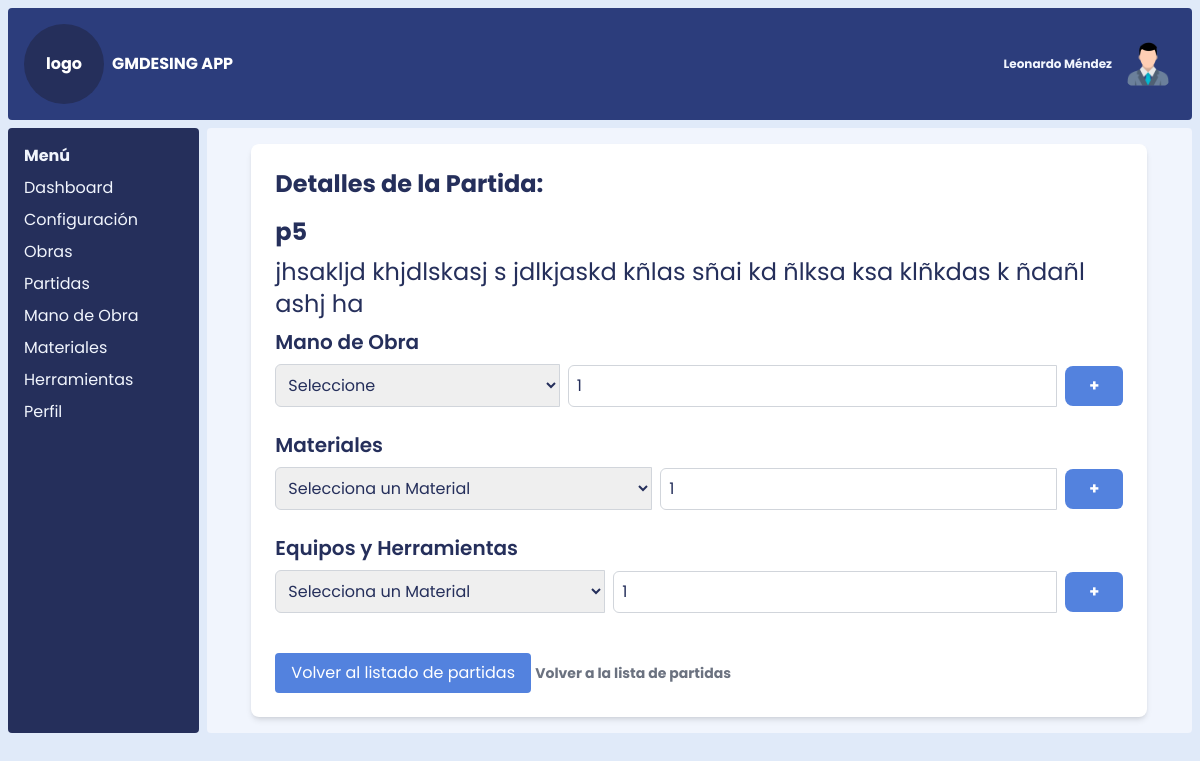
The page /ver_partida/5 on the database as committed earlier.
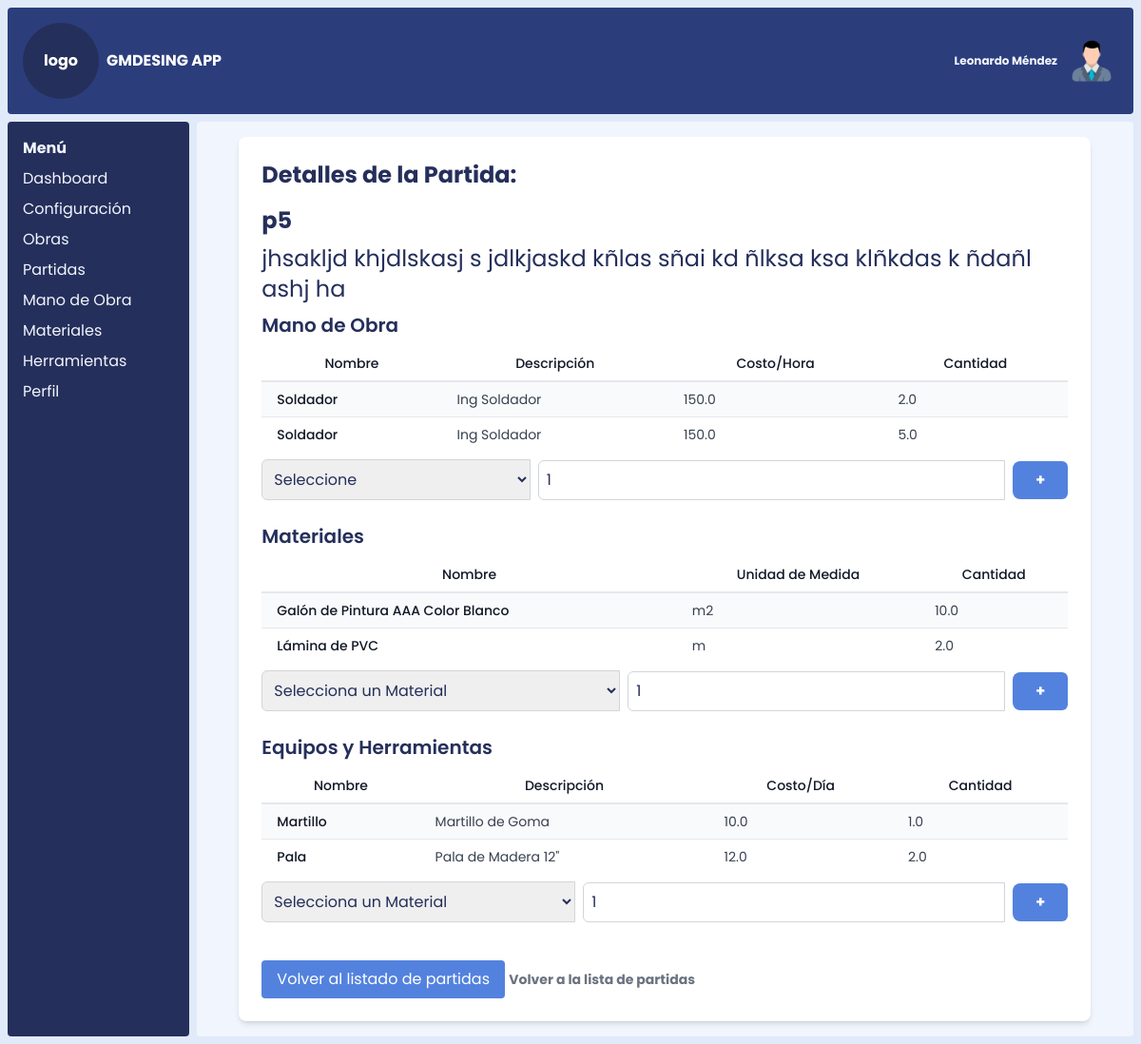
The same page on the database as committed later.
### models.py (models this page shows, shortened)
class Partida(db.Model):
    __tablename__ = 'partida'
    id_partida = db.Column(db.Integer, primary_key=True)
    nombre_partida = db.Column(db.String(100), nullable=False)
    descripcion_partida = db.Column(db.Text)
    unidad_medida_id = db.Column(
        db.Integer,
        db.ForeignKey('unidad_medida.id_unidad_medida', name='fk_partida_unidad_medida')
    )
    rendimiento = db.Column(db.Integer)
    obras = db.relationship('ObraPartida', back_populates='partida', lazy='dynamic')  # Relación con Obras
    mano_de_obra = db.relationship('PartidasManoDeObra', backref='partida', lazy=True)
    herramientas = db.relationship('PartidasHerramientas', backref='partida', lazy=True)
    materiales = db.relationship('PartidasMateriales', backref='partida', lazy=True)
    unidad_medida = db.relationship('UnidadMedida', backref='partidas')

class PartidasManoDeObra(db.Model):
    __tablename__ = 'partidas_mano_de_obra'
    id = db.Column(db.Integer, primary_key=True)
    id_partida = db.Column(db.Integer, db.ForeignKey('partida.id_partida', name='fk_partidas_mano_de_obra_partida'), nullable=False)
    id_mano_de_obra = db.Column(db.Integer, db.ForeignKey('mano_de_obra.id_mano_de_obra', name='fk_partidas_mano_de_obra_mano_de_obra'), nullable=False)
    cantidad = db.Column(db.Float)

class ManoDeObra(db.Model):
    __tablename__ = 'mano_de_obra'
    id_mano_de_obra = db.Column(db.Integer, primary_key=True)
    nombre_mano_de_obra = db.Column(db.String(100), nullable=False)
    descripcion_mano_de_obra = db.Column(db.Text)
    costo_hora = db.Column(db.Float)
    partidas_mano_de_obra = db.relationship('PartidasManoDeObra', backref='mano_de_obra')

class PartidasMateriales(db.Model):
    __tablename__ = 'partidas_materiales'
    id = db.Column(db.Integer, primary_key=True)
    id_partida = db.Column(db.Integer, db.ForeignKey('partida.id_partida', name='fk_partidas_materiales_partida'), nullable=False)
    id_material = db.Column(db.Integer, db.ForeignKey('material.id_material', name='fk_partidas_materiales_material'), nullable=False)
    cantidad = db.Column(db.Float)

class Material(db.Model):
    __tablename__ = 'material'
    id_material = db.Column(db.Integer, primary_key=True)
    nombre_material = db.Column(db.String(100), nullable=False)
    descripcion_material = db.Column(db.Text)
    unidad_medida_id = db.Column(
        db.Integer,
        db.ForeignKey('unidad_medida.id_unidad_medida', name='fk_material_unidad_medida'),
        nullable=False
    )
    precio_unitario = db.Column(db.Float)
    fecha_registro = db.Column(db.Date)
    unidad_medida = db.relationship('UnidadMedida', backref='materiales')
    partidas_materiales = db.relationship('PartidasMateriales', backref='material')

class UnidadMedida(db.Model):
    __tablename__ = 'unidad_medida'
    id_unidad_medida = db.Column(db.Integer, primary_key=True)
    nombre_unidad_medida = db.Column(db.String(100), nullable=False)

class PartidasHerramientas(db.Model):
    __tablename__ = 'partidas_herramientas'
    id = db.Column(db.Integer, primary_key=True)
    id_partida = db.Column(db.Integer, db.ForeignKey('partida.id_partida', name='fk_partidas_herramientas_partida'), nullable=False)
    id_herramienta = db.Column(db.Integer, db.ForeignKey('herramienta.id_herramienta', name='fk_partidas_herramientas_herramienta'), nullable=False)
    cantidad = db.Column(db.Float)

class Herramienta(db.Model):
    __tablename__ = 'herramienta'
    id_herramienta = db.Column(db.Integer, primary_key=True)
    nombre_herramienta = db.Column(db.String(100), nullable=False)
    descripcion_herramienta = db.Column(db.Text)
    costo_alquiler_dia = db.Column(db.Float)
    partidas_herramientas = db.relationship('PartidasHerramientas', backref='herramienta')

### app.py (the view, shortened to what this page needs)
@app.route('/ver_partida/<int:id>', methods=['GET', 'POST'])
def ver_partida(id):
    partida = Partida.query.get_or_404(id)
    materiales = Material.query.order_by("nombre_material").all()  # Obtener materiales
    herramientas = Herramienta.query.order_by("nombre_herramienta").all()  # Obtener herramientas
    mano_de_obra = ManoDeObra.query.order_by("nombre_mano_de_obra").all()  # Obtener mano de obra
    return render_template('ver_partida.html', partida=partida, materiales=materiales, herramientas=herramientas, mano_de_obra=mano_de_obra, datos=datos)

### templates/ver_partida.html (shortened to what this page needs)
{% extends 'index.html' %}
{% block content %}
<div class="max-w-4xl mx-auto p-6 bg-white rounded-lg shadow-md">
    <h1 class="text-2xl font-bold mb-4">Detalles de la Partida:</h1>
    <h2 class="text-2xl font-bold mb-2">{{ partida.nombre_partida }}</h2>
    <h4 class="text-2xl mb-2">{{ partida.descripcion_partida }}</h4>
    <div id="materiales" class="mb-6">
        <h2 class="text-xl font-semibold mb-2">Mano de Obra</h2>
        {% if partida.mano_de_obra %}
        <div class="overflow-x-auto mb-2">
            <table class="min-w-full divide-y-2 divide-gray-200 bg-white text-sm">
                <thead class="ltr:text-left rtl:text-right">
                    <tr>
                        <th class="whitespace-nowrap px-4 py-2 font-medium text-gray-900">Nombre</th>
                        <th class="whitespace-nowrap px-4 py-2 font-medium text-gray-900">Descripción</th>
                        <th class="whitespace-nowrap px-4 py-2 font-medium text-gray-900">Costo/Hora</th>
                        <th class="whitespace-nowrap px-4 py-2 font-medium text-gray-900">Cantidad</th>
                    </tr>
                </thead>
                <tbody class="divide-y divide-gray-200">
                    {% for mano in partida.mano_de_obra %}
                    <tr class="odd:bg-gray-50">
                        <td class="whitespace-nowrap px-4 py-2 font-medium text-gray-900">{{
                            mano.mano_de_obra.nombre_mano_de_obra }}</td>
                        <td class="whitespace-nowrap px-4 py-2 text-gray-700">{{
                            mano.mano_de_obra.descripcion_mano_de_obra }}</td>
                        <td class="whitespace-nowrap px-4 py-2 text-gray-700">{{ mano.mano_de_obra.costo_hora }}</td>
                        <td class="whitespace-nowrap px-4 py-2 text-gray-700">{{ mano.cantidad }}</td>
                    </tr>
                    {% endfor %}
                </tbody>
            </table>
        </div>
        {% endif %}
        <form method="POST" class="flex items-center">
            <select name="id_mano_de_obra" required class="border border-gray-300 rounded-l-md p-2 flex-grow">
                <option value="">Seleccione</option>
            </select>
            <input type="number" value="1" name="cantidad" id="cantidad"
                class='border ml-2 border-gray-300 rounded-l-md p-2 flex-grow' />
            <button type="submit" name="agregar_mano_de_obra"
                class="bg-blue-500 ml-2 text-white rounded-r-md px-6 py-2 hover:bg-blue-600 rounded-lg transition font-bold">+</button>
        </form>
    </div>
    <div id="materiales" class="mb-6">
        <h2 class="text-xl font-semibold mb-2">Materiales</h2>
        {% if partida.materiales %}
        <div class="overflow-x-auto mb-2">
            <table class="min-w-full divide-y-2 divide-gray-200 bg-white text-sm">
                <thead class="ltr:text-left rtl:text-right">
                    <tr>
                        <th class="whitespace-nowrap px-4 py-2 font-medium text-gray-900">Nombre</th>
                        <th class="whitespace-nowrap px-4 py-2 font-medium text-gray-900">Unidad de Medida</th>
                        <th class="whitespace-nowrap px-4 py-2 font-medium text-gray-900">Cantidad</th>
                    </tr>
                </thead>
                <tbody class="divide-y divide-gray-200">
                    {% for material in partida.materiales %}
                    <tr class="odd:bg-gray-50">
                        <td class="whitespace-nowrap px-4 py-2 font-medium text-gray-900">{{
                            material.material.nombre_material }}</td>
                        <td class="whitespace-nowrap px-4 py-2 text-gray-700">{{
                            material.material.unidad_medida.nombre_unidad_medida }}</td>
                        <td class="whitespace-nowrap px-4 py-2 text-gray-700">{{ material.cantidad }}</td>
                    </tr>
                    {% endfor %}
                </tbody>
            </table>
        </div>
        {% endif %}
        <form method="POST" class="flex items-center">
            <select name="id_material" required class="border border-gray-300 rounded-l-md p-2 flex-grow">
                <option value="">Selecciona un Material</option>
            </select>
            <input type="number" value="1" name="cantidad" id="cantidad"
                class='border ml-2 border-gray-300 rounded-l-md p-2 flex-grow' />
            <button type="submit" name="agregar_material"
                class="bg-blue-500 ml-2 text-white rounded-r-md px-6 py-2 hover:bg-blue-600 rounded-lg transition font-bold">+</button>
        </form>
    </div>
    <div id="herramientas" class="mb-6">
        <h2 class="text-xl font-semibold mb-2">Equipos y Herramientas</h2>
        {% if partida.herramientas %}
        <div class="overflow-x-auto mb-2">
            <table class="min-w-full divide-y-2 divide-gray-200 bg-white text-sm">
                <thead class="ltr:text-left rtl:text-right">
                    <tr>
                        <th class="whitespace-nowrap px-4 py-2 font-medium text-gray-900">Nombre</th>
                        <th class="whitespace-nowrap px-4 py-2 font-medium text-gray-900">Descripción</th>
                        <th class="whitespace-nowrap px-4 py-2 font-medium text-gray-900">Costo/Día</th>
                        <th class="whitespace-nowrap px-4 py-2 font-medium text-gray-900">Cantidad</th>
                    </tr>
                </thead>
                <tbody class="divide-y divide-gray-200">
                    {% for herramienta in partida.herramientas %}
                    <tr class="odd:bg-gray-50">
                        <td class="whitespace-nowrap px-4 py-2 font-medium text-gray-900">{{
                            herramienta.herramienta.nombre_herramienta }}</td>
                        <td class="whitespace-nowrap px-4 py-2 text-gray-700">{{
                            herramienta.herramienta.descripcion_herramienta }}</td>
                        <td class="whitespace-nowrap px-4 py-2 text-gray-700">{{
                            herramienta.herramienta.costo_alquiler_dia }}</td>
                        <td class="whitespace-nowrap px-4 py-2 text-gray-700">{{ herramienta.cantidad }}</td>
                    </tr>
                    {% endfor %}
                </tbody>
            </table>
        </div>
        {% endif %}
        <form method="POST" class="flex items-center">
            <select name="id_herramienta" required class="border border-gray-300 rounded-l-md p-2 flex-grow">
                <option value="">Selecciona un Material</option>
            </select>
            <input type="number" value="1" name="cantidad" id="cantidad"
                class='border ml-2 border-gray-300 rounded-l-md p-2 flex-grow' />
            <button type="submit" name="agregar_herramienta"
                class="bg-blue-500 ml-2 text-white rounded-r-md px-6 py-2 hover:bg-blue-600 rounded-lg transition font-bold">+</button>
        </form>
    </div>
    <a href="{{ url_for('listar_partidas') }}"
    class="inline-block mt-4 px-4 py-2 bg-blue-500 text-white rounded hover:bg-blue-600 transition">Volver al listado de
    partidas</a>
    <a href="{{ url_for('listar_partidas') }}" class="inline-block align-baseline font-bold text-sm text-gray-500 hover:text-gray-800">Volver a la lista de partidas</a>
</div>
{% endblock %}

### templates/index.html (shortened to what this page needs)
{% extends "base.html" %}
{% import 'componentes/nav.html' as nav %}
{% import 'componentes/sidebar.html' as sidebar %}
{% block sidebar %}
    {% set sidebar_items = [
        {"name": "Dashboard", "url": "/dashboard"},
        {"name": "Configuración", "url": "/settings"},
        {"name": "Obras", "url": "/obras"},
        {"name": "Partidas", "url": "/partidas"},
        {"name": "Mano de Obra", "url": "/mano_de_obra"},
        {"name": "Materiales", "url": "/materiales"},
        {"name": "Herramientas", "url": "/herramientas"},
        {"name": "Perfil", "url": "/profile"}
    ] %}
    {{ sidebar.render_sidebar(sidebar_items=sidebar_items, active_route=active_route) }}
{% endblock %}

### templates/base.html (shortened to what this page needs)
<!DOCTYPE html>
<html lang="en">
<head>
    <link rel="stylesheet" href="{{ url_for('static', filename='css/styles.css') }}">
    <link rel="stylesheet" href="{{ url_for('static', filename='css/style.css') }}">
</head>
<body class="base grid grid-cols-12 gap-2 p-2 h-[100vh]">
    <nav class="nav col-span-12 text-white p-4 flex justify-between items-center h-[10vh]">
        <div class="flex justify-start items-center gap-2">
            <div class="flex justify-center items-center w-20 h-20 bg-blue-950 rounded-full">
                <h1>logo</h1>
            </div>
            <h1>{{datos.sistema}}</h1>
        </div>
        <div class="flex justify-end items-center gap-2">
            <h3>{{datos.usuario}}</h3>
            <img class="rounded-full hidden md:block w-14" bg-black src="/static/img/perfil.png" alt="">
        </div>
    </nav>
    <aside id="sidebar" class="aside col-span-2 h[90vh] p-4 hidden md:block md:col-span-2">
        {% block sidebar %}{% endblock %}
    </aside>
    <main class="content col-span-12 md:col-span-10 h-[90vh] p-4 overflow-y-auto scroll-hidden">
        {% block content %}{% endblock %}
    </main>
</body>
</html>

### templates/componentes/sidebar.html
{% macro render_sidebar(sidebar_items, active_route) %}
<div class="sidebar">
    <h2 class="font-bold">Menú</h2>
    <ul class="mt-2">
        {% for item in sidebar_items %}
            <li class="my-2">
                <a href="{{ item.url }}" class="{% if item.url == active_route %}text-blue-800 font-semibold{% else %}text-blue-50{% endif %}">
                    {{ item.name }}
                </a>
            </li>
        {% endfor %}
    </ul>
</div>
{% endmacro %}

### static/css/style.css (style rules this page uses)
.scroll-hidden { overflow-y: scroll; }

Rows that differ between the two databases and show on the page:
added PartidasManoDeObra: mano_de_obra.nombre_mano_de_obra "Soldador", mano_de_obra.descripcion_mano_de_obra "Ing Soldador", mano_de_obra.costo_hora "150.0", cantidad "2.0"
added PartidasManoDeObra: mano_de_obra.nombre_mano_de_obra "Soldador", mano_de_obra.descripcion_mano_de_obra "Ing Soldador", mano_de_obra.costo_hora "150.0", cantidad "5.0"
added PartidasMateriales: material.nombre_material "Galón de Pintura AAA Color Blanco", material.unidad_medida.nombre_unidad_medida "m2", cantidad "10.0"
added PartidasMateriales: material.nombre_material "Lámina de PVC", material.unidad_medida.nombre_unidad_medida "m", cantidad "2.0"
added PartidasHerramientas: herramienta.nombre_herramienta "Martillo", herramienta.descripcion_herramienta "Martillo de Goma", herramienta.costo_alquiler_dia "10.0", cantidad "1.0"
added PartidasHerramientas: herramienta.nombre_herramienta "Pala", herramienta.descripcion_herramienta "Pala de Madera 12\"", herramienta.costo_alquiler_dia "12.0", cantidad "2.0"
Other text that changed with them:
text now shown: "Nombre Descripción Costo/Hora Cantidad Nombre Unidad de Medida Cantidad Nombre Descripción Costo/Día Cantidad"
